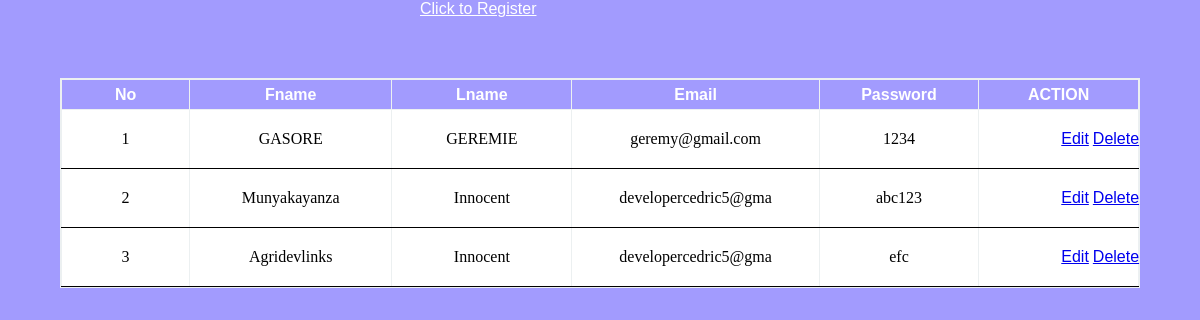
Page /list.php on the committed database.
### tables this page shows
CREATE TABLE `students` (
  `id` int(5) NOT NULL,
  `fname` varchar(20) NOT NULL,
  `lname` varchar(20) NOT NULL,
  `email` varchar(20) NOT NULL,
  `password` varchar(20) NOT NULL
);

### list.php (the view, shortened to what this page needs)
<?php
include "connection.php";
?>
<!DOCTYPE html>
<html lang="en">
<head>
    <link rel="stylesheet" href="css/style.css">
</head>
<body>
  <a style="color: white;" href="index.php">Click to Register</a>
    <table>
        <thead>
            <tr>
                <th>No</th>
                <th>Fname</th>
                <th>Lname</th>
                <th>Email</th>
                <th>Password</th>
                <th>ACTION</th>
            </tr>
        </thead>
        <tbody>
            <?php
                $sql = " SELECT * FROM students";
                $result = mysqli_query($conn, $sql);
                $sn = 1;
                while ($row = mysqli_fetch_assoc($result)) {
                    ?>
                    <tr>
                        <td><?php echo $sn++ ?></td>
                        <td><?php echo $row["fname"] ?></td>
                        <td><?php echo $row["lname"] ?></td>
                        <td><?php echo $row["email"] ?></td>
                        <td><?php echo $row["password"] ?></td>
                        <td>
                            <a href="edit.php?id=<?php echo $row['id'] ?>">Edit</a>
                            <a href="delete.php?id=<?php echo $row['id'] ?>">Delete</a>
                        </td>
                    </tr>
                    <?php
                }
            ?>
        </tbody>
    </table>
</body>
</html>

### css/style.css (style rules this page uses)
* { padding: 0; margin: 0; box-sizing: border-box; }
body { background-color: #a29bfe; }
a { position: relative; left: 35%; font-family: 'Gill Sans', 'Gill Sans MT', Calibri, 'Trebuchet MS', sans-serif; }
table { background-color: #fff; width: 90%; margin: auto; display: block; margin-top: 5%; }
table,tr,td,th { border: 1px solid #ecf0f1; border-collapse: collapse; }
th { width: 500px; height: 30px; background: #a29bfe; color: #fff; font-family: 'Gill Sans', 'Gill Sans MT', Calibri, 'Trebuchet MS', sans-serif; }
td { text-align: center; padding: 20px; border-bottom: 1px solid black; }

### rows in the picture
students: fname "GASORE", lname "GEREMIE", email "geremy@gmail.com", password "1234"
students: fname "Munyakayanza", lname "Innocent", email "developercedric5@gma", password "abc123"
students: fname "Agridevlinks", lname "Innocent", email "developercedric5@gma", password "efc"
